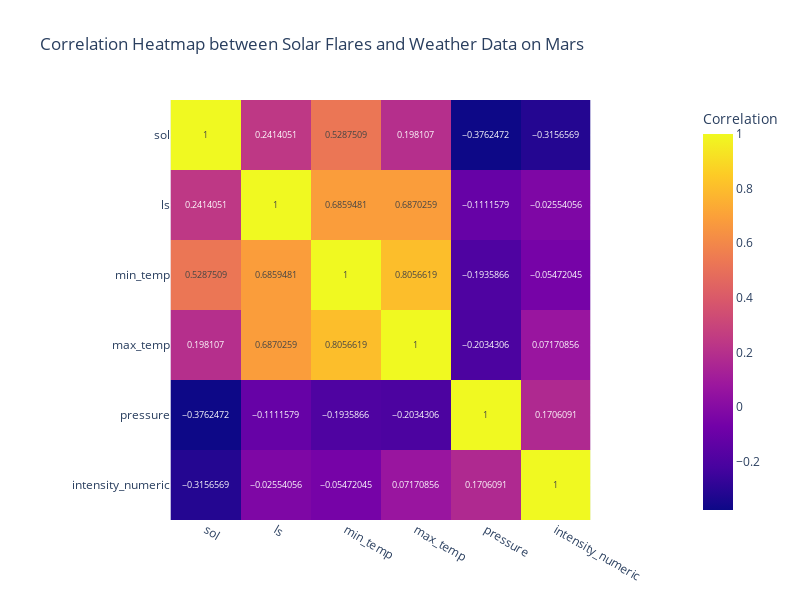

Notebook cell for this chart:
### Code cell
# Analyzing impact on Mars
analyze_impact(df_mars_daily, df_solar_flares[['intensity_numeric']], 'Mars')

### Figure 1 — Plotly figure (JSON) as saved in the notebook; plotly's stock layout.template omitted (floating-point values rounded to 4 significant figures)
{"data": [{"coloraxis": "coloraxis", "hovertemplate": "x: %{x}<br>y: %{y}<br>Correlation: %{z}<extra></extra>", "name": "0", "texttemplate": "%{z}", "type": "heatmap", "x": ["sol", "ls", "min_temp", "max_temp", "pressure", "intensity_numeric"], "xaxis": "x", "y": ["sol", "ls", "min_temp", "max_temp", "pressure", "intensity_numeric"], "yaxis": "y", "z": [[1, 0.2414, 0.5288, 0.1981, -0.3762, -0.3157], [0.2414, 1, 0.6859, 0.687, -0.1112, -0.02554], [0.5288, 0.6859, 1, 0.8057, -0.1936, -0.05472], [0.1981, 0.687, 0.8057, 1, -0.2034, 0.07171], [-0.3762, -0.1112, -0.1936, -0.2034, 1, 0.1706], [-0.3157, -0.02554, -0.05472, 0.07171, 0.1706, 1]]}], "layout": {"coloraxis": {"colorbar": {"title": {"text": "Correlation"}}, "colorscale": [[0, "#0d0887"], [0.1111, "#46039f"], [0.2222, "#7201a8"], [0.3333, "#9c179e"], [0.4444, "#bd3786"], [0.5556, "#d8576b"], [0.6667, "#ed7953"], [0.7778, "#fb9f3a"], [0.8889, "#fdca26"], [1, "#f0f921"]]}, "height": 600, "title": {"text": "Correlation Heatmap between Solar Flares and Weather Data on Mars"}, "width": 800, "xaxis": {"anchor": "y", "constrain": "domain", "domain": [0, 1], "scaleanchor": "y"}, "yaxis": {"anchor": "x", "autorange": "reversed", "constrain": "domain", "domain": [0, 1]}}}
